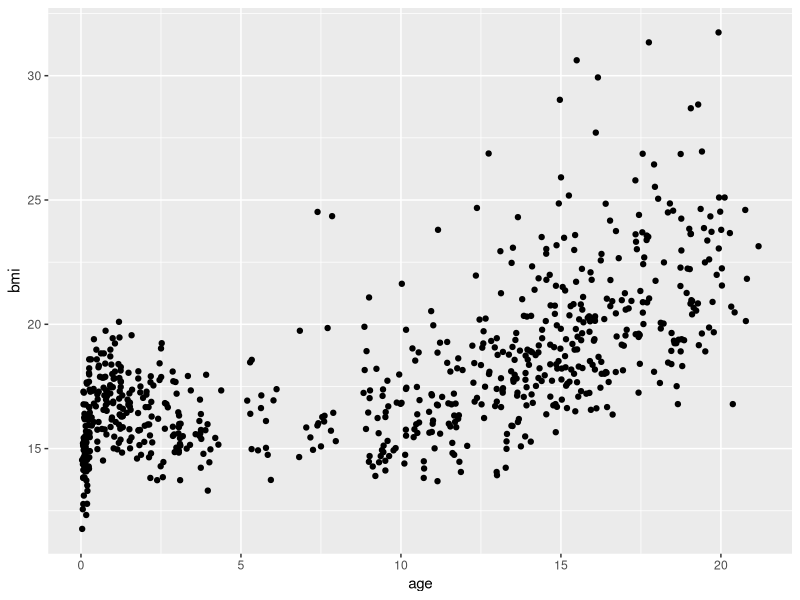

Reproduce this figure in R.
## ---- chunk 1
library(tidyverse)
library(magrittr)
library(knitr)
#library(kableExtra)
library(mice)   


inline <- function(x = "") paste0("`` `r ", x, "` ``")   #Verbatim for inline r code

# 
#knitr::opts_chunk$set(message = F, echo = F)
# 

#dt <- mtcars[1:5, 1:6]
# 
#options("kableExtra.html.bsTable" = T) #For kableExtra with ioslides
#library(kableExtra)


## ---- chunk 2
#Shows only figure - no warnings
ggplot(data = mice::boys, aes(age, bmi)) +
  geom_point()
## ---- chunk 3
boys %>%
  select(-gen, -phb, -tv) %>%
  slice_head(n=5)
## ---- chunk 4
boys %>%
  select(-gen, -phb, -tv, -hc) %>%
  arrange(age) %>%
  slice_head(n=5) %>%
  knitr::kable(format = "html",
               col.names = c("Age","Height","Weight","BMI", "Region"),
               align = "ccccc",
               caption = "The 5 youngest boys")
